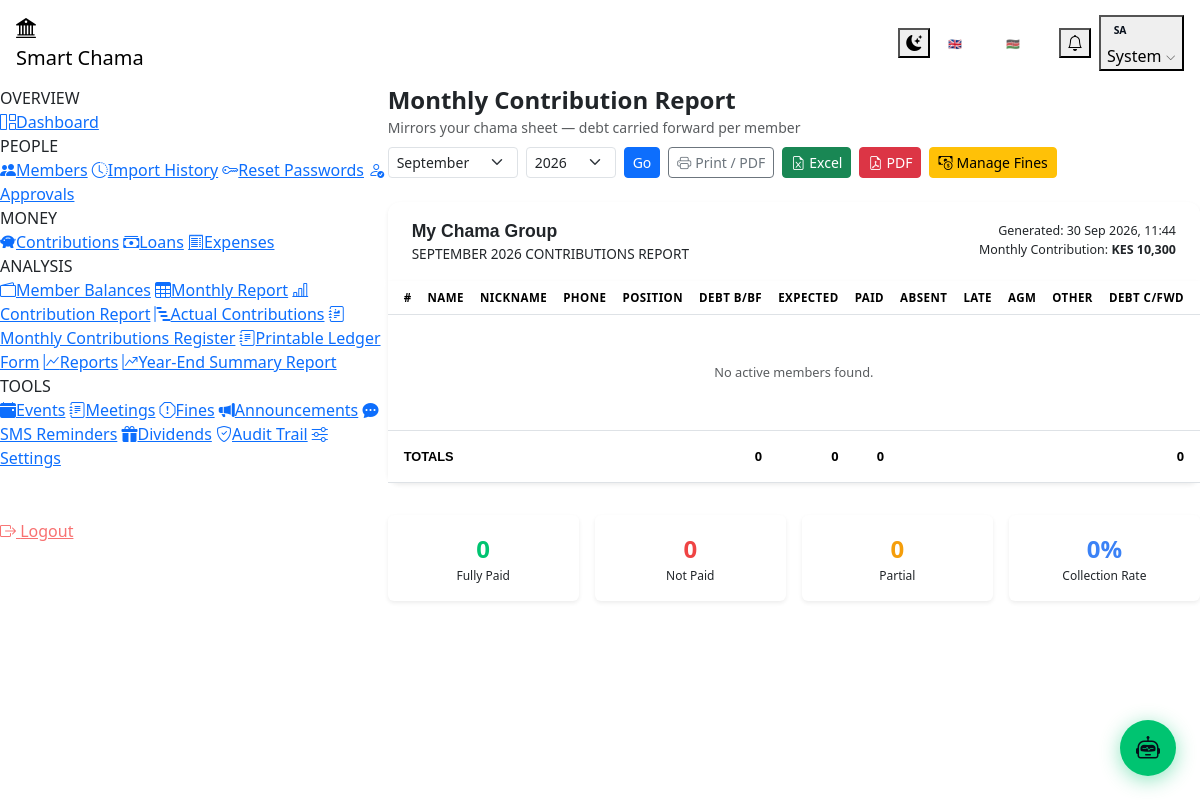
Page /admin/monthly_report.php (signed in) on the committed database.
### tables this page shows
CREATE TABLE IF NOT EXISTS users (
    id              INT UNSIGNED AUTO_INCREMENT PRIMARY KEY,
    full_name       VARCHAR(120)    NOT NULL,
    email           VARCHAR(180)    NOT NULL UNIQUE,
    phone           VARCHAR(20)     NOT NULL,
    national_id     VARCHAR(30)     DEFAULT NULL UNIQUE,
    password_hash   VARCHAR(255)    NOT NULL,
    role            ENUM('admin','member') NOT NULL DEFAULT 'member',
    status          ENUM('pending','active','suspended','rejected') NOT NULL DEFAULT 'pending',
    profile_photo   VARCHAR(255)    DEFAULT NULL,
    address         TEXT            DEFAULT NULL,
    occupation      VARCHAR(100)    DEFAULT NULL,
    next_of_kin     VARCHAR(120)    DEFAULT NULL,
    next_of_kin_phone VARCHAR(20)   DEFAULT NULL,
    membership_number VARCHAR(20)   UNIQUE DEFAULT NULL,    
    nickname        VARCHAR(60)     DEFAULT NULL,
    chama_position  VARCHAR(80)     DEFAULT NULL,           
    joined_date     DATE            DEFAULT NULL,           
    created_at      TIMESTAMP       DEFAULT CURRENT_TIMESTAMP,
    updated_at      TIMESTAMP       DEFAULT CURRENT_TIMESTAMP ON UPDATE CURRENT_TIMESTAMP,
    last_login      TIMESTAMP       NULL DEFAULT NULL,
    INDEX idx_role   (role),
    INDEX idx_status (status)
);

CREATE TABLE IF NOT EXISTS system_settings (
    setting_key     VARCHAR(80)     NOT NULL PRIMARY KEY,
    setting_value   TEXT            NOT NULL,
    description     VARCHAR(255)    DEFAULT NULL,
    updated_at      TIMESTAMP       DEFAULT CURRENT_TIMESTAMP ON UPDATE CURRENT_TIMESTAMP
);

### admin/monthly_report.php (the view, shortened to what the rows shown need)
<?php
require_once ROOT . '/includes/functions.php';
$curr      = getSetting('currency', 'KES');
$groupName = getSetting('group_name', 'ChamaLedger');
$required  = (float)getSetting('monthly_contribution', '10300');
$year  = (int)($_GET['year']  ?? date('Y'));
$month = (int)($_GET['month'] ?? (int)date('m'));
$monthDate      = sprintf('%04d-%02d-01', $year, $month);
$monthLabel     = date('F Y', strtotime($monthDate));
require_once ROOT . '/includes/header.php';
?>
<div class="card border-0 shadow-sm mb-0" style="border-radius:12px 12px 0 0!important">
    <div class="card-body py-3 px-4" style="background:var(--sidebar-bg);border-radius:12px 12px 0 0">
        <div class="d-flex justify-content-between align-items-center flex-wrap gap-2">
            <div>
                <div class="fw-bold page-title" style="font-size:1.1rem;font-family:'Syne',sans-serif"><?= htmlspecialchars($groupName) ?></div>
                <div style="font-size:.85rem;color:var(--text-muted)"><?= strtoupper($monthLabel) ?> CONTRIBUTIONS REPORT</div>
            </div>
            <div style="font-size:.78rem;color:var(--text-muted);text-align:right">
                <div>Monthly Contribution: <strong><?= $curr ?> <?= number_format($required,0) ?></strong></div>
            </div>
        </div>
    </div>
</div>
<div class="card border-0 shadow-sm" style="border-radius:0 0 12px 12px">
    <div class="table-responsive">
        <table class="table table-hover report-table mb-0">
            <thead>
                <tr style="background:var(--sidebar-bg)">
                    <th class="ps-3">#</th>
                    <th>Name</th>
                    <th>Nickname</th>
                    <th>Phone</th>
                    <th>Position</th>
                    <th class="text-end">Debt B/Bf</th>
                    <th class="text-end"><?= t('report_expected') ?></th>
                    <th class="text-end"><?= t('report_paid') ?></th>
                    <th class="text-end" title="Absentee Fine">Absent</th>
                    <th class="text-end" title="Late Contribution Fine">Late</th>
                    <th class="text-end" title="AGM Fine">AGM</th>
                    <th class="text-end" title="Other Fines">Other</th>
                    <th class="text-end pe-3">Debt C/Fwd</th>
                </tr>
            </thead>
        </table>
    </div>
</div>
<?php require_once ROOT . '/includes/footer.php'; ?>

### includes/header.php (shortened to what the rows shown need)
<?php
require_once ROOT . '/includes/functions.php';
$user = currentUser();
$currentLang = getLang();
$initials = implode('', array_map(fn($p) => strtoupper($p[0]), array_slice(explode(' ', trim($user['full_name'])), 0, 2)));
?>
<!DOCTYPE html>
<html lang="<?= $currentLang === 'sw' ? 'sw' : 'en' ?>" data-theme="dark" id="htmlRoot">
<head>
    <link rel="stylesheet" href="https://cdn.jsdelivr.net/npm/bootstrap@5.3.2/dist/css/bootstrap.min.css">
    <link rel="stylesheet" href="https://cdn.jsdelivr.net/npm/bootstrap-icons@1.11.3/font/bootstrap-icons.min.css">
    <link rel="stylesheet" href="<?= APP_URL ?>/assets/css/dashboard.css">
</head>
<body data-app-url="<?= APP_URL ?>">
<nav class="navbar sticky-top">
    <div class="container-fluid px-3 gap-2">
        <div class="d-flex align-items-center gap-2 flex-shrink-0">
            <div class="dropdown">
                <button class="nav-btn" data-bs-toggle="dropdown" style="gap:.55rem">
                    <?php
                    $hPhoto    = $user['profile_photo'] ?? null;
                    $photoPath = $hPhoto ? ROOT . '/uploads/avatars/' . $hPhoto : null;
                    ?>
                    <?php if ($hPhoto && file_exists($photoPath ?? '')): ?>
                    <img src="<?= APP_URL ?>/uploads/avatars/<?= htmlspecialchars($hPhoto) ?>"
                         style="width:28px;height:28px;border-radius:50%;object-fit:cover;flex-shrink:0;border:2px solid var(--green)" alt="">
                    <?php else: ?>
                    <span style="width:26px;height:26px;background:linear-gradient(135deg,var(--green),#009954);border-radius:50%;display:flex;align-items:center;justify-content:center;font-size:.65rem;font-weight:700;color:#060e1a;flex-shrink:0">
                        <?= $initials ?>
                    </span>
                    <?php endif; ?>
                    <span class="d-none d-md-inline" style="max-width:120px;overflow:hidden;text-overflow:ellipsis;white-space:nowrap">
                        <?= htmlspecialchars(explode(' ', $user['full_name'])[0]) ?>
                    </span>
                    <i class="bi bi-chevron-down" style="font-size:.65rem;opacity:.6"></i>
                </button>
            </div>
        </div>
    </div>
</nav>
<div class="d-flex layout-wrap">
<main class="main-content" id="mainContent">

### rows in the picture
users: full_name "SA", full_name "System"
system_settings: setting_value "My Chama Group"
system_settings: setting_value "KES"
system_settings: setting_value "10,300"

### other values in the picture
t('nav_overview') "OVERVIEW"
t('nav_people') "PEOPLE"
t('nav_money') "MONEY"
t('nav_analysis') "ANALYSIS"
t('nav_tools') "TOOLS"
t('nav_logout') "Logout"
t('report_monthly') "Monthly Contribution Report"
t('report_print') "Print / PDF"
$monthLabel "SEPTEMBER 2026"
t('report_expected') "EXPECTED"
t('report_paid') "PAID"
$totDebtBf "0"
$totExpected "0"
$totPaid "0"
$totDebtCf "0"
